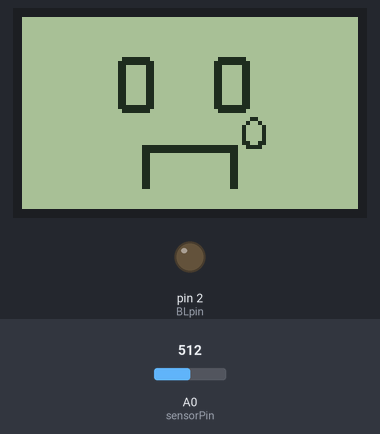
A sketch run on a simulated Arduino Uno, built with avr-gcc and run on an emulated ATmega328P. Parts: 84×48 one-colour display, output pins drawn as LEDs (lit = HIGH). The test bench sets the inputs (shaded band); at power-on: A0 (sensorPin) = 512. What the sketch prints to the serial monitor is not drawn.

Above: at 4.2 s.
4.3 s: A0 (sensorPin) set to 465
5.8 s: A0 (sensorPin) set to 437
At 7.0 s:
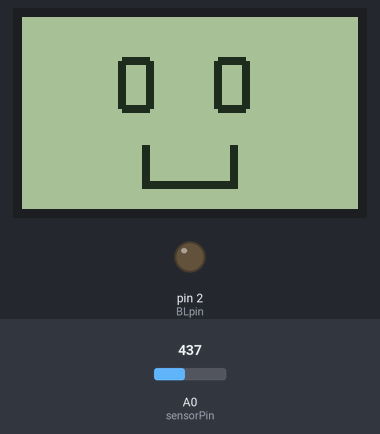
7.3 s: A0 (sensorPin) set to 511
At 7.8 s:
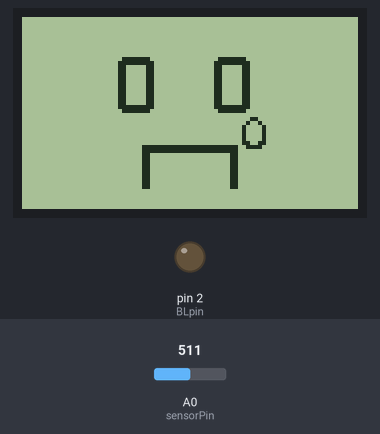
Timing chart, 0 to 10.3 s (numbered marks = the images above; inputs shaded):
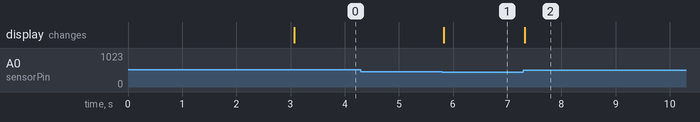

Measured:
- the behaviour switches between 450 and 449 on A0 (sensorPin) (found by bisection; images 0 and 1)
- after the input at 4.3 s, every drawn part: stays the same
- after the input at 5.8 s, the display: changes at once (image 1)
- after the input at 7.3 s, the display: changes at once (image 2)

The sketch:

Codigo_final.ino
```cpp
/*Codigo desenvolvido por Pedro Araujo
    Instagram:pedroaraujos00
*/

//Bibliotecas utilizada
#include <SPI.h>
#include <Adafruit_GFX.h>
#include <Adafruit_PCD8544.h>

#define BLpin 2 //Pino que controla a luz de fundo

int sensorPin = A0; //Pino responsavel pela leitura do solo


Adafruit_PCD8544 display = Adafruit_PCD8544(8,9,10,11,12); //Pinos usados para ligar o LCD

//Tamanho da imagem, altura e largura
const uint8_t img_Width = 84;
const uint8_t img_Height = 48;

//Codigo para gerara a imagem da planta no vaso
PROGMEM const unsigned char img3[] = {
    0x00, 0x00, 0x00, 0x00, 0x00, 0x00, 0x00, 0x00,
    0x00, 0x00, 0x00, 0x00, 0x00, 0x00, 0x00, 0x00,
    0x00, 0x00, 0x00, 0x00, 0x00, 0x00, 0x00, 0x00,
    0x00, 0x00, 0x00, 0x00, 0x00, 0x00, 0x00, 0x00,
    0x00, 0x00, 0x00, 0x00, 0x00, 0x00, 0x00, 0x00,
    0x00, 0x00, 0x00, 0x00, 0x00, 0x00, 0x00, 0x00,
    0x00, 0x00, 0x00, 0x00, 0x00, 0x00, 0x00, 0x00,
    0x00, 0x00, 0x00, 0x00, 0x70, 0x00, 0x00, 0x00,
    0x00, 0x00, 0x00, 0x00, 0x00, 0x00, 0x00, 0x88,
    0x00, 0x00, 0x00, 0x00, 0x00, 0x00, 0x00, 0x00,
    0x00, 0x00, 0x88, 0x00, 0x00, 0x00, 0x00, 0x00,
    0x00, 0x00, 0x00, 0x00, 0x00, 0x88, 0x00, 0x00,
    0x00, 0x00, 0x00, 0x00, 0x00, 0x00, 0x00, 0x01,
    0x24, 0x00, 0x00, 0x00, 0x00, 0x00, 0x00, 0x00,
    0x00, 0x00, 0x01, 0x04, 0x00, 0x00, 0x00, 0x00,
    0x00, 0x00, 0x00, 0x00, 0x00, 0x01, 0x24, 0x00,
    0x00, 0x00, 0x00, 0x00, 0x00, 0x00, 0x00, 0x00,
    0x01, 0x04, 0x07, 0x80, 0x00, 0x00, 0x00, 0x00,
    0x00, 0x00, 0x0f, 0x82, 0x22, 0x08, 0x80, 0x00,
    0x00, 0x00, 0x00, 0x00, 0x00, 0x08, 0x42, 0x42,
    0x10, 0x80, 0x00, 0x00, 0x00, 0x00, 0x00, 0x00,
    0x08, 0x22, 0x42, 0x20, 0x80, 0x00, 0x00, 0x00,
    0x00, 0x00, 0x00, 0x08, 0x12, 0x42, 0x40, 0x80,
    0x00, 0x00, 0x00, 0x00, 0x00, 0x00, 0x08, 0x0a,
    0x32, 0x8d, 0x00, 0x00, 0x00, 0x00, 0x00, 0x00,
    0x00, 0x04, 0x46, 0x13, 0x19, 0x00, 0x00, 0x00,
    0x00, 0x00, 0x00, 0x00, 0x02, 0x60, 0x10, 0x32,
    0x00, 0x00, 0x00, 0x00, 0x00, 0x00, 0x00, 0x01,
    0x10, 0x20, 0x24, 0x00, 0x00, 0x00, 0x00, 0x00,
    0x00, 0x00, 0x00, 0x88, 0x20, 0x4c, 0x00, 0x00,
    0x00, 0x00, 0x00, 0x00, 0x00, 0x00, 0x44, 0x10,
    0x98, 0x00, 0x00, 0x00, 0x00, 0x00, 0x00, 0x00,
    0x0f, 0xff, 0xff, 0xff, 0xf0, 0x00, 0x00, 0x00,
    0x00, 0x00, 0x00, 0x10, 0x00, 0x00, 0x00, 0x08,
    0x00, 0x00, 0x00, 0x00, 0x00, 0x00, 0x10, 0x00,
    0x00, 0x00, 0x08, 0x00, 0x00, 0x00, 0x00, 0x00,
    0x00, 0x10, 0x00, 0x00, 0x00, 0x08, 0x00, 0x00,
    0x00, 0x00, 0x00, 0x00, 0x1f, 0xfe, 0x00, 0x7f,
    0xf8, 0x00, 0x00, 0x00, 0x00, 0x00, 0x00, 0x08,
    0x00, 0x00, 0x00, 0x10, 0x00, 0x00, 0x00, 0x00,
    0x00, 0x00, 0x04, 0x00, 0x00, 0x00, 0x20, 0x00,
    0x00, 0x00, 0x00, 0x00, 0x00, 0x04, 0x00, 0x00,
    0x00, 0x20, 0x00, 0x00, 0x00, 0x00, 0x00, 0x00,
    0x04, 0x00, 0x00, 0x00, 0x20, 0x00, 0x00, 0x00,
    0x00, 0x00, 0x00, 0x04, 0x00, 0x00, 0x00, 0x20,
    0x00, 0x00, 0x00, 0x00, 0x00, 0x00, 0x04, 0x00,
    0x00, 0x00, 0x20, 0x00, 0x00, 0x00, 0x00, 0x00,
    0x00, 0x04, 0x00, 0x00, 0x00, 0x20, 0x00, 0x00,
    0x00, 0x00, 0x00, 0x00, 0x02, 0x00, 0x00, 0x00,
    0x40, 0x00, 0x00, 0x00, 0x00, 0x00, 0x00, 0x02,
    0x00, 0x00, 0x00, 0x40, 0x00, 0x00, 0x00, 0x00,
    0x00, 0x00, 0x01, 0x00, 0x00, 0x00, 0x80, 0x00,
    0x00, 0x00, 0x00, 0x00, 0x00, 0x01, 0x00, 0x00,
    0x00, 0x80, 0x00, 0x00, 0x00, 0x00, 0x00, 0x00,
    0x00, 0xff, 0xff, 0xff, 0x00, 0x00, 0x00, 0x00,
    0x00, 0x00, 0x00, 0x00, 0x00, 0x00, 0x00, 0x00,
    0x00, 0x00, 0x00, 0x00, 0x00, 0x00, 0x00, 0x00,
    0x00, 0x00, 0x00, 0x00, 0x00, 0x00, 0x00, 0x00,
    0x00, 0x00, 0x00, 0x00, 0x00, 0x00, 0x00, 0x00,
    0x00, 0x00, 0x00, 0x00, 0x00, 0x00, 0x00, 0x00,
    0x00, 0x00, 0x00, 0x00, 0x00, 0x00, 0x00, 0x00,
    0x00, 0x00, 0x00, 0x00, 0x00, 0x00, 0x00, 0x00,
    0x00, 0x00, 0x00, 0x00, 0x00, 0x00, 0x00, 0x00,
    0x00, 0x00, 0x00, 0x00, 0x00, 0x00, 0x00, 0x00,
    0x00, 0x00, 0x00, 0x00, 0x00, 0x00, 0x00, 0x00,
    0x00, 0x00, 0x00, 0x00, 0x00, 0x00, 0x00, 0x00
};
//Codigo usado para gerar a imagem do rosto trsite
PROGMEM const unsigned char img1[] = {
    0x00, 0x00, 0x00, 0x00, 0x00, 0x00, 0x00, 0x00,
    0x00, 0x00, 0x00, 0x00, 0x00, 0x00, 0x00, 0x00,
    0x00, 0x00, 0x00, 0x00, 0x00, 0x00, 0x00, 0x00,
    0x00, 0x00, 0x00, 0x00, 0x00, 0x00, 0x00, 0x00,
    0x00, 0x00, 0x00, 0x00, 0x00, 0x00, 0x00, 0x00,
    0x00, 0x00, 0x00, 0x00, 0x00, 0x00, 0x00, 0x00,
    0x00, 0x00, 0x00, 0x00, 0x00, 0x00, 0x00, 0x00,
    0x00, 0x00, 0x00, 0x00, 0x00, 0x00, 0x00, 0x00,
    0x00, 0x00, 0x00, 0x00, 0x00, 0x00, 0x00, 0x00,
    0x00, 0x00, 0x00, 0x00, 0x00, 0x00, 0x00, 0x00,
    0x00, 0x00, 0x00, 0x00, 0x00, 0x00, 0x00, 0x00,
    0x00, 0x00, 0x00, 0x00, 0x00, 0x00, 0x00, 0x00,
    0x00, 0x00, 0x00, 0x00, 0x00, 0x00, 0x00, 0x00,
    0x00, 0x00, 0x00, 0x00, 0x00, 0x00, 0x00, 0x00,
    0x00, 0x7f, 0x00, 0x00, 0x7f, 0x00, 0x00, 0x00,
    0x00, 0x00, 0x00, 0x00, 0xff, 0x80, 0x00, 0xff,
    0x80, 0x00, 0x00, 0x00, 0x00, 0x00, 0x00, 0xc1,
    0x80, 0x00, 0xc1, 0x80, 0x00, 0x00, 0x00, 0x00,
    0x00, 0x00, 0xc1, 0x80, 0x00, 0xc1, 0x80, 0x00,
    0x00, 0x00, 0x00, 0x00, 0x00, 0xc1, 0x80, 0x00,
    0xc1, 0x80, 0x00, 0x00, 0x00, 0x00, 0x00, 0x00,
    0xc1, 0x80, 0x00, 0xc1, 0x80, 0x00, 0x00, 0x00,
    0x00, 0x00, 0x00, 0xc1, 0x80, 0x00, 0xc1, 0x80,
    0x00, 0x00, 0x00, 0x00, 0x00, 0x00, 0xc1, 0x80,
    0x00, 0xc1, 0x80, 0x00, 0x00, 0x00, 0x00, 0x00,
    0x00, 0xc1, 0x80, 0x00, 0xc1, 0x80, 0x00, 0x00,
    0x00, 0x00, 0x00, 0x00, 0xc1, 0x80, 0x00, 0xc1,
    0x80, 0x00, 0x00, 0x00, 0x00, 0x00, 0x00, 0xc1,
    0x80, 0x00, 0xc1, 0x80, 0x00, 0x00, 0x00, 0x00,
    0x00, 0x00, 0xc1, 0x80, 0x00, 0xc1, 0x80, 0x00,
    0x00, 0x00, 0x00, 0x00, 0x00, 0xff, 0x80, 0x00,
    0xff, 0x80, 0x00, 0x00, 0x00, 0x00, 0x00, 0x00,
    0x7f, 0x00, 0x00, 0x7f, 0x00, 0x00, 0x00, 0x00,
    0x00, 0x00, 0x00, 0x00, 0x00, 0x00, 0x00, 0x00,
    0x00, 0x00, 0x00, 0x00, 0x00, 0x00, 0x00, 0x00,
    0x00, 0x00, 0x60, 0x00, 0x00, 0x00, 0x00, 0x00,
    0x00, 0x00, 0x00, 0x00, 0x00, 0x90, 0x00, 0x00,
    0x00, 0x00, 0x00, 0x00, 0x00, 0x00, 0x00, 0x01,
    0x08, 0x00, 0x00, 0x00, 0x00, 0x00, 0x00, 0x00,
    0x00, 0x00, 0x01, 0x08, 0x00, 0x00, 0x00, 0x00,
    0x00, 0x00, 0x00, 0x00, 0x00, 0x01, 0x08, 0x00,
    0x00, 0x00, 0x00, 0x00, 0x00, 0x00, 0x00, 0x00,
    0x01, 0x08, 0x00, 0x00, 0x00, 0x00, 0x00, 0x00,
    0x00, 0x00, 0x00, 0x01, 0x98, 0x00, 0x00, 0x00,
    0x00, 0x00, 0x00, 0x03, 0xff, 0xff, 0xfc, 0xf0,
    0x00, 0x00, 0x00, 0x00, 0x00, 0x00, 0x03, 0xff,
    0xff, 0xfc, 0x00, 0x00, 0x00, 0x00, 0x00, 0x00,
    0x00, 0x03, 0x00, 0x00, 0x0c, 0x00, 0x00, 0x00,
    0x00, 0x00, 0x00, 0x00, 0x03, 0x00, 0x00, 0x0c,
    0x00, 0x00, 0x00, 0x00, 0x00, 0x00, 0x00, 0x03,
    0x00, 0x00, 0x0c, 0x00, 0x00, 0x00, 0x00, 0x00,
    0x00, 0x00, 0x03, 0x00, 0x00, 0x0c, 0x00, 0x00,
    0x00, 0x00, 0x00, 0x00, 0x00, 0x03, 0x00, 0x00,
    0x0c, 0x00, 0x00, 0x00, 0x00, 0x00, 0x00, 0x00,
    0x03, 0x00, 0x00, 0x0c, 0x00, 0x00, 0x00, 0x00,
    0x00, 0x00, 0x00, 0x03, 0x00, 0x00, 0x0c, 0x00,
    0x00, 0x00, 0x00, 0x00, 0x00, 0x00, 0x03, 0x00,
    0x00, 0x0c, 0x00, 0x00, 0x00, 0x00, 0x00, 0x00,
    0x00, 0x03, 0x00, 0x00, 0x0c, 0x00, 0x00, 0x00,
    0x00, 0x00, 0x00, 0x00, 0x00, 0x00, 0x00, 0x00,
    0x00, 0x00, 0x00, 0x00, 0x00, 0x00, 0x00, 0x00,
    0x00, 0x00, 0x00, 0x00, 0x00, 0x00, 0x00, 0x00,
    0x00, 0x00, 0x00, 0x00, 0x00, 0x00, 0x00, 0x00,
    0x00, 0x00, 0x00, 0x00, 0x00, 0x00, 0x00, 0x00,
    0x00, 0x00, 0x00, 0x00, 0x00, 0x00, 0x00, 0x00,
    0x00, 0x00, 0x00, 0x00, 0x00, 0x00, 0x00, 0x00
};
//Codigo usado para gerar a imagem do rosto feliz
PROGMEM const unsigned char img2[] = {
    0x00, 0x00, 0x00, 0x00, 0x00, 0x00, 0x00, 0x00,
    0x00, 0x00, 0x00, 0x00, 0x00, 0x00, 0x00, 0x00,
    0x00, 0x00, 0x00, 0x00, 0x00, 0x00, 0x00, 0x00,
    0x00, 0x00, 0x00, 0x00, 0x00, 0x00, 0x00, 0x00,
    0x00, 0x00, 0x00, 0x00, 0x00, 0x00, 0x00, 0x00,
    0x00, 0x00, 0x00, 0x00, 0x00, 0x00, 0x00, 0x00,
    0x00, 0x00, 0x00, 0x00, 0x00, 0x00, 0x00, 0x00,
    0x00, 0x00, 0x00, 0x00, 0x00, 0x00, 0x00, 0x00,
    0x00, 0x00, 0x00, 0x00, 0x00, 0x00, 0x00, 0x00,
    0x00, 0x00, 0x00, 0x00, 0x00, 0x00, 0x00, 0x00,
    0x00, 0x00, 0x00, 0x00, 0x00, 0x00, 0x00, 0x00,
    0x00, 0x00, 0x00, 0x00, 0x00, 0x00, 0x00, 0x00,
    0x00, 0x00, 0x00, 0x00, 0x00, 0x00, 0x00, 0x00,
    0x00, 0x00, 0x00, 0x00, 0x00, 0x00, 0x00, 0x00,
    0x00, 0x7f, 0x00, 0x00, 0x7f, 0x00, 0x00, 0x00,
    0x00, 0x00, 0x00, 0x00, 0xff, 0x80, 0x00, 0xff,
    0x80, 0x00, 0x00, 0x00, 0x00, 0x00, 0x00, 0xc1,
    0x80, 0x00, 0xc1, 0x80, 0x00, 0x00, 0x00, 0x00,
    0x00, 0x00, 0xc1, 0x80, 0x00, 0xc1, 0x80, 0x00,
    0x00, 0x00, 0x00, 0x00, 0x00, 0xc1, 0x80, 0x00,
    0xc1, 0x80, 0x00, 0x00, 0x00, 0x00, 0x00, 0x00,
    0xc1, 0x80, 0x00, 0xc1, 0x80, 0x00, 0x00, 0x00,
    0x00, 0x00, 0x00, 0xc1, 0x80, 0x00, 0xc1, 0x80,
    0x00, 0x00, 0x00, 0x00, 0x00, 0x00, 0xc1, 0x80,
    0x00, 0xc1, 0x80, 0x00, 0x00, 0x00, 0x00, 0x00,
    0x00, 0xc1, 0x80, 0x00, 0xc1, 0x80, 0x00, 0x00,
    0x00, 0x00, 0x00, 0x00, 0xc1, 0x80, 0x00, 0xc1,
    0x80, 0x00, 0x00, 0x00, 0x00, 0x00, 0x00, 0xc1,
    0x80, 0x00, 0xc1, 0x80, 0x00, 0x00, 0x00, 0x00,
    0x00, 0x00, 0xc1, 0x80, 0x00, 0xc1, 0x80, 0x00,
    0x00, 0x00, 0x00, 0x00, 0x00, 0xff, 0x80, 0x00,
    0xff, 0x80, 0x00, 0x00, 0x00, 0x00, 0x00, 0x00,
    0x7f, 0x00, 0x00, 0x7f, 0x00, 0x00, 0x00, 0x00,
    0x00, 0x00, 0x00, 0x00, 0x00, 0x00, 0x00, 0x00,
    0x00, 0x00, 0x00, 0x00, 0x00, 0x00, 0x00, 0x00,
    0x00, 0x00, 0x00, 0x00, 0x00, 0x00, 0x00, 0x00,
    0x00, 0x00, 0x00, 0x00, 0x00, 0x00, 0x00, 0x00,
    0x00, 0x00, 0x00, 0x00, 0x00, 0x00, 0x00, 0x00,
    0x00, 0x00, 0x00, 0x00, 0x00, 0x00, 0x00, 0x00,
    0x00, 0x00, 0x00, 0x00, 0x00, 0x00, 0x00, 0x00,
    0x00, 0x00, 0x00, 0x00, 0x00, 0x00, 0x00, 0x00,
    0x00, 0x00, 0x00, 0x00, 0x00, 0x00, 0x00, 0x00,
    0x00, 0x00, 0x00, 0x00, 0x00, 0x00, 0x00, 0x00,
    0x00, 0x00, 0x00, 0x00, 0x00, 0x00, 0x00, 0x00,
    0x00, 0x00, 0x00, 0x03, 0x00, 0x00, 0x0c, 0x00,
    0x00, 0x00, 0x00, 0x00, 0x00, 0x00, 0x03, 0x00,
    0x00, 0x0c, 0x00, 0x00, 0x00, 0x00, 0x00, 0x00,
    0x00, 0x03, 0x00, 0x00, 0x0c, 0x00, 0x00, 0x00,
    0x00, 0x00, 0x00, 0x00, 0x03, 0x00, 0x00, 0x0c,
    0x00, 0x00, 0x00, 0x00, 0x00, 0x00, 0x00, 0x03,
    0x00, 0x00, 0x0c, 0x00, 0x00, 0x00, 0x00, 0x00,
    0x00, 0x00, 0x03, 0x00, 0x00, 0x0c, 0x00, 0x00,
    0x00, 0x00, 0x00, 0x00, 0x00, 0x03, 0x00, 0x00,
    0x0c, 0x00, 0x00, 0x00, 0x00, 0x00, 0x00, 0x00,
    0x03, 0x00, 0x00, 0x0c, 0x00, 0x00, 0x00, 0x00,
    0x00, 0x00, 0x00, 0x03, 0x00, 0x00, 0x0c, 0x00,
    0x00, 0x00, 0x00, 0x00, 0x00, 0x00, 0x03, 0xff,
    0xff, 0xfc, 0x00, 0x00, 0x00, 0x00, 0x00, 0x00,
    0x00, 0x03, 0xff, 0xff, 0xfc, 0x00, 0x00, 0x00,
    0x00, 0x00, 0x00, 0x00, 0x00, 0x00, 0x00, 0x00,
    0x00, 0x00, 0x00, 0x00, 0x00, 0x00, 0x00, 0x00,
    0x00, 0x00, 0x00, 0x00, 0x00, 0x00, 0x00, 0x00,
    0x00, 0x00, 0x00, 0x00, 0x00, 0x00, 0x00, 0x00,
    0x00, 0x00, 0x00, 0x00, 0x00, 0x00, 0x00, 0x00,
    0x00, 0x00, 0x00, 0x00, 0x00, 0x00, 0x00, 0x00,
    0x00, 0x00, 0x00, 0x00, 0x00, 0x00, 0x00, 0x00
};

void setup(){
  //Pinos de entrada
  pinMode(BLpin, OUTPUT);
  pinMode(sensorPin, INPUT);
  //Inicia com o Led do LCD ligado
  digitalWrite(BLpin, LOW);
  display.begin();
  //Contraste do LCD
  display.setContrast(35);
  //Limpa a tela
  display.clearDisplay();
  //Imprime no displau a imagem 3 e espera 3 segundos para iniciar o loop
  display.drawBitmap(0,0,img3,84,84,BLACK);
  display.display();
  delay(3000);

  Serial.begin(9600);

}

void loop(){

  display.clearDisplay();// Limpa display
  //Variavel responsavel pela leitura do sensor
  int sensorValue = analogRead(sensorPin);
  //Poderia fazer um calculo e transformar em porcentagem
  int soloSeco = 700;
  int soloUmido = 450;
  //Se o solo estiver seco, imprime na tela o emoji triste
  if(sensorValue > soloSeco){
    Serial.println("Solo está seco");
    display.drawBitmap(0,0,img1,84,84,BLACK);
    display.display();


  }
  // Caso esteja umido, imprime na tela o emoji feliz
  else if(sensorValue < soloUmido){
    Serial.println("Solo está umido");
    display.drawBitmap(0,0,img2,84,84,BLACK);
    display.display();
  }
  //Nenhum dos estados, aparece só a imagem da platinha no vaso
  else{
    display.drawBitmap(0,0,img1,84,84,BLACK);
    display.display();
  }
}
```
